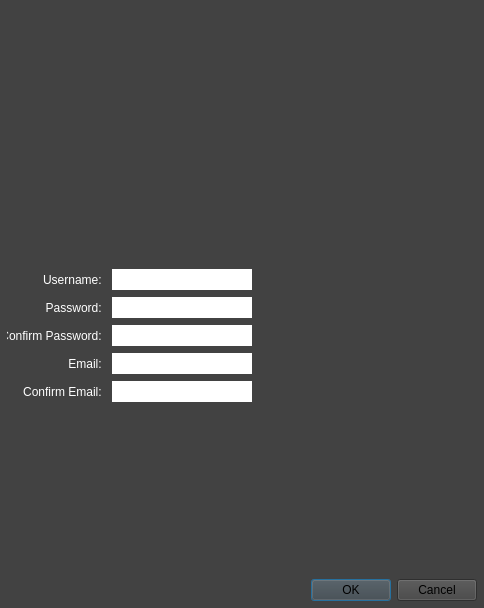
<?xml version="1.0" encoding="UTF-8"?>
<ui version="4.0">
 <class>ventilate_newuser</class>
 <widget class="QDialog" name="ventilate_newuser">
  <property name="geometry">
   <rect>
    <x>0</x>
    <y>0</y>
    <width>484</width>
    <height>608</height>
   </rect>
  </property>
  <property name="windowTitle">
   <string>Ventilate: New User</string>
  </property>
  <property name="styleSheet">
   <string notr="true">background-color: rgb(66, 66, 66);</string>
  </property>
  <layout class="QVBoxLayout" name="verticalLayout">
   <property name="spacing">
    <number>7</number>
   </property>
   <property name="leftMargin">
    <number>7</number>
   </property>
   <property name="topMargin">
    <number>7</number>
   </property>
   <property name="rightMargin">
    <number>7</number>
   </property>
   <property name="bottomMargin">
    <number>7</number>
   </property>
   <item>
    <widget class="QLabel" name="lblTitle">
     <property name="minimumSize">
      <size>
       <width>461</width>
       <height>84</height>
      </size>
     </property>
     <property name="maximumSize">
      <size>
       <width>16777215</width>
       <height>84</height>
      </size>
     </property>
     <property name="baseSize">
      <size>
       <width>461</width>
       <height>84</height>
      </size>
     </property>
     <property name="styleSheet">
      <string notr="true">image: url(:/Images/WelcometoVentilate.svg);</string>
     </property>
     <property name="text">
      <string/>
     </property>
    </widget>
   </item>
   <item>
    <spacer name="vspControlsTop">
     <property name="orientation">
      <enum>Qt::Vertical</enum>
     </property>
     <property name="sizeHint" stdset="0">
      <size>
       <width>20</width>
       <height>155</height>
      </size>
     </property>
    </spacer>
   </item>
   <item>
    <layout class="QHBoxLayout" name="hlUsernameLayout">
     <property name="spacing">
      <number>7</number>
     </property>
     <item>
      <widget class="QLabel" name="lblUsername">
       <property name="minimumSize">
        <size>
         <width>98</width>
         <height>21</height>
        </size>
       </property>
       <property name="maximumSize">
        <size>
         <width>98</width>
         <height>21</height>
        </size>
       </property>
       <property name="baseSize">
        <size>
         <width>98</width>
         <height>21</height>
        </size>
       </property>
       <property name="styleSheet">
        <string notr="true">color:rgb(255,255,255);</string>
       </property>
       <property name="text">
        <string>Username: </string>
       </property>
       <property name="alignment">
        <set>Qt::AlignRight|Qt::AlignTrailing|Qt::AlignVCenter</set>
       </property>
      </widget>
     </item>
     <item>
      <widget class="QLineEdit" name="lnedUsername">
       <property name="minimumSize">
        <size>
         <width>140</width>
         <height>21</height>
        </size>
       </property>
       <property name="maximumSize">
        <size>
         <width>140</width>
         <height>21</height>
        </size>
       </property>
       <property name="baseSize">
        <size>
         <width>140</width>
         <height>21</height>
        </size>
       </property>
       <property name="styleSheet">
        <string notr="true">color: rgb(0, 0, 0);
background-color: rgb(255, 255, 255);</string>
       </property>
       <property name="maxLength">
        <number>64</number>
       </property>
       <property name="frame">
        <bool>false</bool>
       </property>
      </widget>
     </item>
     <item>
      <widget class="QLabel" name="lblUsernameContextInfo">
       <property name="minimumSize">
        <size>
         <width>133</width>
         <height>21</height>
        </size>
       </property>
       <property name="maximumSize">
        <size>
         <width>133</width>
         <height>21</height>
        </size>
       </property>
       <property name="baseSize">
        <size>
         <width>133</width>
         <height>21</height>
        </size>
       </property>
       <property name="text">
        <string/>
       </property>
       <property name="scaledContents">
        <bool>true</bool>
       </property>
       <property name="alignment">
        <set>Qt::AlignLeading|Qt::AlignLeft|Qt::AlignVCenter</set>
       </property>
      </widget>
     </item>
     <item>
      <spacer name="hspUsername">
       <property name="orientation">
        <enum>Qt::Horizontal</enum>
       </property>
       <property name="sizeHint" stdset="0">
        <size>
         <width>40</width>
         <height>20</height>
        </size>
       </property>
      </spacer>
     </item>
    </layout>
   </item>
   <item>
    <layout class="QHBoxLayout" name="hlPasswordLayout">
     <property name="spacing">
      <number>7</number>
     </property>
     <item>
      <widget class="QLabel" name="lblPassword">
       <property name="minimumSize">
        <size>
         <width>98</width>
         <height>21</height>
        </size>
       </property>
       <property name="maximumSize">
        <size>
         <width>98</width>
         <height>21</height>
        </size>
       </property>
       <property name="baseSize">
        <size>
         <width>98</width>
         <height>21</height>
        </size>
       </property>
       <property name="styleSheet">
        <string notr="true">color:rgb(255,255,255);</string>
       </property>
       <property name="text">
        <string>Password: </string>
       </property>
       <property name="alignment">
        <set>Qt::AlignRight|Qt::AlignTrailing|Qt::AlignVCenter</set>
       </property>
      </widget>
     </item>
     <item>
      <widget class="QLineEdit" name="lnedPassword">
       <property name="minimumSize">
        <size>
         <width>140</width>
         <height>21</height>
        </size>
       </property>
       <property name="maximumSize">
        <size>
         <width>140</width>
         <height>21</height>
        </size>
       </property>
       <property name="baseSize">
        <size>
         <width>140</width>
         <height>21</height>
        </size>
       </property>
       <property name="styleSheet">
        <string notr="true">color: rgb(0, 0, 0);
background-color: rgb(255, 255, 255);</string>
       </property>
       <property name="frame">
        <bool>false</bool>
       </property>
      </widget>
     </item>
     <item>
      <spacer name="hspPassword">
       <property name="orientation">
        <enum>Qt::Horizontal</enum>
       </property>
       <property name="sizeHint" stdset="0">
        <size>
         <width>40</width>
         <height>20</height>
        </size>
       </property>
      </spacer>
     </item>
    </layout>
   </item>
   <item>
    <layout class="QHBoxLayout" name="hlConfirmPasswordLayout">
     <property name="spacing">
      <number>7</number>
     </property>
     <item>
      <widget class="QLabel" name="lblConfirmPassword">
       <property name="minimumSize">
        <size>
         <width>98</width>
         <height>21</height>
        </size>
       </property>
       <property name="maximumSize">
        <size>
         <width>98</width>
         <height>21</height>
        </size>
       </property>
       <property name="baseSize">
        <size>
         <width>98</width>
         <height>21</height>
        </size>
       </property>
       <property name="styleSheet">
        <string notr="true">color:rgb(255,255,255);</string>
       </property>
       <property name="text">
        <string>Confirm Password: </string>
       </property>
       <property name="alignment">
        <set>Qt::AlignRight|Qt::AlignTrailing|Qt::AlignVCenter</set>
       </property>
      </widget>
     </item>
     <item>
      <widget class="QLineEdit" name="lnedConfirmPassword">
       <property name="minimumSize">
        <size>
         <width>140</width>
         <height>21</height>
        </size>
       </property>
       <property name="maximumSize">
        <size>
         <width>140</width>
         <height>21</height>
        </size>
       </property>
       <property name="baseSize">
        <size>
         <width>140</width>
         <height>21</height>
        </size>
       </property>
       <property name="styleSheet">
        <string notr="true">color: rgb(0, 0, 0);
background-color: rgb(255, 255, 255);</string>
       </property>
       <property name="frame">
        <bool>false</bool>
       </property>
      </widget>
     </item>
     <item>
      <widget class="QLabel" name="lblConfirmPasswordContextInfo">
       <property name="minimumSize">
        <size>
         <width>133</width>
         <height>21</height>
        </size>
       </property>
       <property name="maximumSize">
        <size>
         <width>133</width>
         <height>21</height>
        </size>
       </property>
       <property name="baseSize">
        <size>
         <width>133</width>
         <height>21</height>
        </size>
       </property>
       <property name="text">
        <string/>
       </property>
       <property name="scaledContents">
        <bool>true</bool>
       </property>
       <property name="alignment">
        <set>Qt::AlignLeading|Qt::AlignLeft|Qt::AlignVCenter</set>
       </property>
      </widget>
     </item>
     <item>
      <spacer name="hspConfirmPassword">
       <property name="orientation">
        <enum>Qt::Horizontal</enum>
       </property>
       <property name="sizeHint" stdset="0">
        <size>
         <width>40</width>
         <height>20</height>
        </size>
       </property>
      </spacer>
     </item>
    </layout>
   </item>
   <item>
    <layout class="QHBoxLayout" name="hlEmailLayout">
     <property name="spacing">
      <number>7</number>
     </property>
     <item>
      <widget class="QLabel" name="lblEmail">
       <property name="minimumSize">
        <size>
         <width>98</width>
         <height>21</height>
        </size>
       </property>
       <property name="maximumSize">
        <size>
         <width>98</width>
         <height>21</height>
        </size>
       </property>
       <property name="baseSize">
        <size>
         <width>98</width>
         <height>21</height>
        </size>
       </property>
       <property name="styleSheet">
        <string notr="true">color:rgb(255,255,255);</string>
       </property>
       <property name="text">
        <string>Email: </string>
       </property>
       <property name="alignment">
        <set>Qt::AlignRight|Qt::AlignTrailing|Qt::AlignVCenter</set>
       </property>
      </widget>
     </item>
     <item>
      <widget class="QLineEdit" name="lnedEmail">
       <property name="minimumSize">
        <size>
         <width>140</width>
         <height>21</height>
        </size>
       </property>
       <property name="maximumSize">
        <size>
         <width>140</width>
         <height>21</height>
        </size>
       </property>
       <property name="baseSize">
        <size>
         <width>140</width>
         <height>21</height>
        </size>
       </property>
       <property name="styleSheet">
        <string notr="true">color: rgb(0, 0, 0);
background-color: rgb(255, 255, 255);</string>
       </property>
       <property name="frame">
        <bool>false</bool>
       </property>
      </widget>
     </item>
     <item>
      <spacer name="hspEmail">
       <property name="orientation">
        <enum>Qt::Horizontal</enum>
       </property>
       <property name="sizeHint" stdset="0">
        <size>
         <width>40</width>
         <height>20</height>
        </size>
       </property>
      </spacer>
     </item>
    </layout>
   </item>
   <item>
    <layout class="QHBoxLayout" name="hlConfirmEmailLayout">
     <property name="spacing">
      <number>7</number>
     </property>
     <item>
      <widget class="QLabel" name="lblConfirmEmail">
       <property name="minimumSize">
        <size>
         <width>98</width>
         <height>21</height>
        </size>
       </property>
       <property name="maximumSize">
        <size>
         <width>98</width>
         <height>21</height>
        </size>
       </property>
       <property name="baseSize">
        <size>
         <width>98</width>
         <height>21</height>
        </size>
       </property>
       <property name="styleSheet">
        <string notr="true">color:rgb(255,255,255);</string>
       </property>
       <property name="text">
        <string>Confirm Email: </string>
       </property>
       <property name="alignment">
        <set>Qt::AlignRight|Qt::AlignTrailing|Qt::AlignVCenter</set>
       </property>
      </widget>
     </item>
     <item>
      <widget class="QLineEdit" name="lnedConfirmEmail">
       <property name="minimumSize">
        <size>
         <width>140</width>
         <height>21</height>
        </size>
       </property>
       <property name="maximumSize">
        <size>
         <width>140</width>
         <height>21</height>
        </size>
       </property>
       <property name="baseSize">
        <size>
         <width>140</width>
         <height>21</height>
        </size>
       </property>
       <property name="styleSheet">
        <string notr="true">color: rgb(0, 0, 0);
background-color: rgb(255, 255, 255);</string>
       </property>
       <property name="frame">
        <bool>false</bool>
       </property>
      </widget>
     </item>
     <item>
      <widget class="QLabel" name="lblConfirmEmailContextInfo">
       <property name="minimumSize">
        <size>
         <width>133</width>
         <height>21</height>
        </size>
       </property>
       <property name="maximumSize">
        <size>
         <width>133</width>
         <height>21</height>
        </size>
       </property>
       <property name="baseSize">
        <size>
         <width>133</width>
         <height>21</height>
        </size>
       </property>
       <property name="text">
        <string/>
       </property>
       <property name="scaledContents">
        <bool>true</bool>
       </property>
       <property name="alignment">
        <set>Qt::AlignLeading|Qt::AlignLeft|Qt::AlignVCenter</set>
       </property>
      </widget>
     </item>
     <item>
      <spacer name="hspConfirmEmail">
       <property name="orientation">
        <enum>Qt::Horizontal</enum>
       </property>
       <property name="sizeHint" stdset="0">
        <size>
         <width>40</width>
         <height>20</height>
        </size>
       </property>
      </spacer>
     </item>
    </layout>
   </item>
   <item>
    <spacer name="vspControlsBottom">
     <property name="orientation">
      <enum>Qt::Vertical</enum>
     </property>
     <property name="sizeHint" stdset="0">
      <size>
       <width>20</width>
       <height>155</height>
      </size>
     </property>
    </spacer>
   </item>
   <item>
    <widget class="QDialogButtonBox" name="buttonBox">
     <property name="orientation">
      <enum>Qt::Horizontal</enum>
     </property>
     <property name="standardButtons">
      <set>QDialogButtonBox::Cancel|QDialogButtonBox::Ok</set>
     </property>
    </widget>
   </item>
  </layout>
 </widget>
 <resources/>
 <connections>
  <connection>
   <sender>buttonBox</sender>
   <signal>accepted()</signal>
   <receiver>ventilate_newuser</receiver>
   <slot>accept()</slot>
   <hints>
    <hint type="sourcelabel">
     <x>248</x>
     <y>254</y>
    </hint>
    <hint type="destinationlabel">
     <x>157</x>
     <y>274</y>
    </hint>
   </hints>
  </connection>
  <connection>
   <sender>buttonBox</sender>
   <signal>rejected()</signal>
   <receiver>ventilate_newuser</receiver>
   <slot>reject()</slot>
   <hints>
    <hint type="sourcelabel">
     <x>316</x>
     <y>260</y>
    </hint>
    <hint type="destinationlabel">
     <x>286</x>
     <y>274</y>
    </hint>
   </hints>
  </connection>
 </connections>
</ui>
